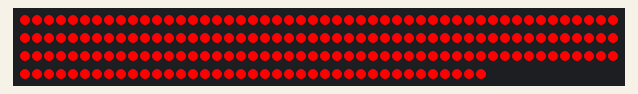
Recording of a sketch running on a simulated Arduino Uno, built with avr-gcc and run on an emulated ATmega328P. Parts: 189 RGB LEDs in strip order, left to right, continuing on the next row. What the sketch prints to the serial monitor is not drawn.

Above: at 1.1 s.

The sketch:

leds_programables.ino
```cpp
/*
   Adafruit neopixel:
   - https://learn.adafruit.com/adafruit-neopixel-uberguide/arduino-library-use
*/

#include <Adafruit_NeoPixel.h>

// Which pin on the Arduino is connected to the NeoPixels?
// On a Trinket or Gemma we suggest changing this to 1:
#define LED_PIN    6

// How many NeoPixels are attached to the Arduino?
#define LED_COUNT 189

#define TIEMPO_TOTAL  30.0 // minutos
#define TIEMPO_MS     TIEMPO_TOTAL*60.0*1000.0 // ms
#define DLY_POR_LED   TIEMPO_MS / LED_COUNT

// Declare our NeoPixel strip object:
Adafruit_NeoPixel pixels(LED_COUNT, LED_PIN, NEO_GRB + NEO_KHZ800);
// Argument 1 = Number of pixels in NeoPixel strip
// Argument 2 = Arduino pin number (most are valid)
// Argument 3 = Pixel type flags, add together as needed:
//   NEO_KHZ800  800 KHz bitstream (most NeoPixel products w/WS2812 LEDs)
//   NEO_KHZ400  400 KHz (classic 'v1' (not v2) FLORA pixels, WS2811 drivers)
//   NEO_GRB     Pixels are wired for GRB bitstream (most NeoPixel products)
//   NEO_RGB     Pixels are wired for RGB bitstream (v1 FLORA pixels, not v2)
//   NEO_RGBW    Pixels are wired for RGBW bitstream (NeoPixel RGBW products)

uint32_t red = pixels.Color(255, 0, 0, 150);
void setup() {
  Serial.begin(115200);
  Serial.print("Tiempo Total [ms]: "); Serial.println(TIEMPO_MS);
  Serial.print("Tiempo delay [ms]: "); Serial.println(DLY_POR_LED);

  pixels.begin();
  delay(1000);
  pixels.clear();
  pixels.fill(red);
  pixels.show(); // Initialize all pixels to 'off'


}


void loop() {
  //  pixels.clear(); // Set all pixel colors to 'off'

  // The first NeoPixel in a strand is #0, second is 1, all the way up
  // to the count of pixels minus one.
  for (int i = 0; i < LED_COUNT; i++) { // For each pixel...

    delay(DLY_POR_LED); // Pause before next pass through loop

    // pixels.Color() takes RGB values, from 0,0,0 up to 255,255,255
    // Here we're using a moderately bright green color:
    pixels.setPixelColor(i, 0, 0, 0, 0);

    pixels.show();   // Send the updated pixel colors to the hardware.
  }
}
```
